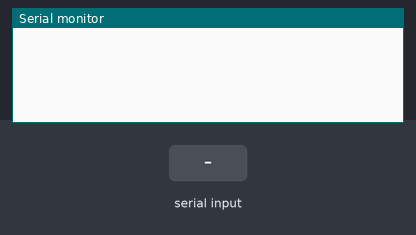
Simulated run of this sketch. Board: Arduino Leonardo, built with avr-gcc and run on an emulated ATmega32U4. Parts: the last lines printed to the serial monitor. Inputs (shaded band) come from the test bench.

Above: at 1.2 s.
1.3 s: "1" received over Serial
At 2.3 s:
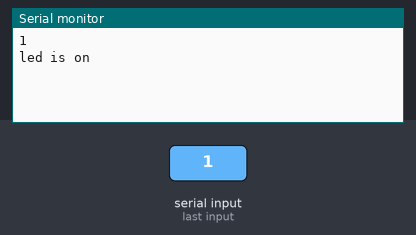
2.8 s: "0" received over Serial
At 3.4 s:
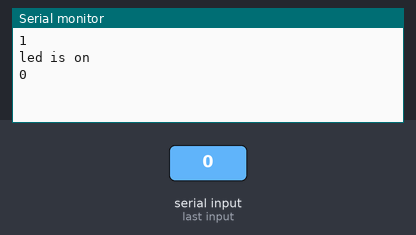
4.3 s: "2" received over Serial
At 5.8 s:
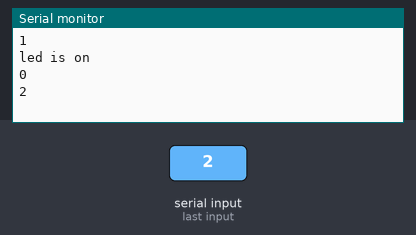

The sketch:

arduniogesture.ino
```cpp
void setup()
{
  // start serial port at 9600 bps and wait for port to open:
  Serial.begin(9600);
// wait for serial port to connect. Needed for Leonardo only
  }
void loop()
{
  if (Serial.available() > 0)
  {

       char value= Serial.read();


   Serial.println(value);


    if(value=='1'){

       digitalWrite(13,HIGH);

       Serial.println("led is on");
    }

     if(value=='0')
    {

    digitalWrite(13,LOW);

    }
  }
}
   // read first analog input:
```

Measured:
- after the input at 1.3 s, the serial monitor: prints a new line at once (image 1)
- after the input at 2.8 s, the serial monitor: prints a new line at once (image 2)
- after the input at 4.3 s, the serial monitor: prints a new line at once (image 3)
